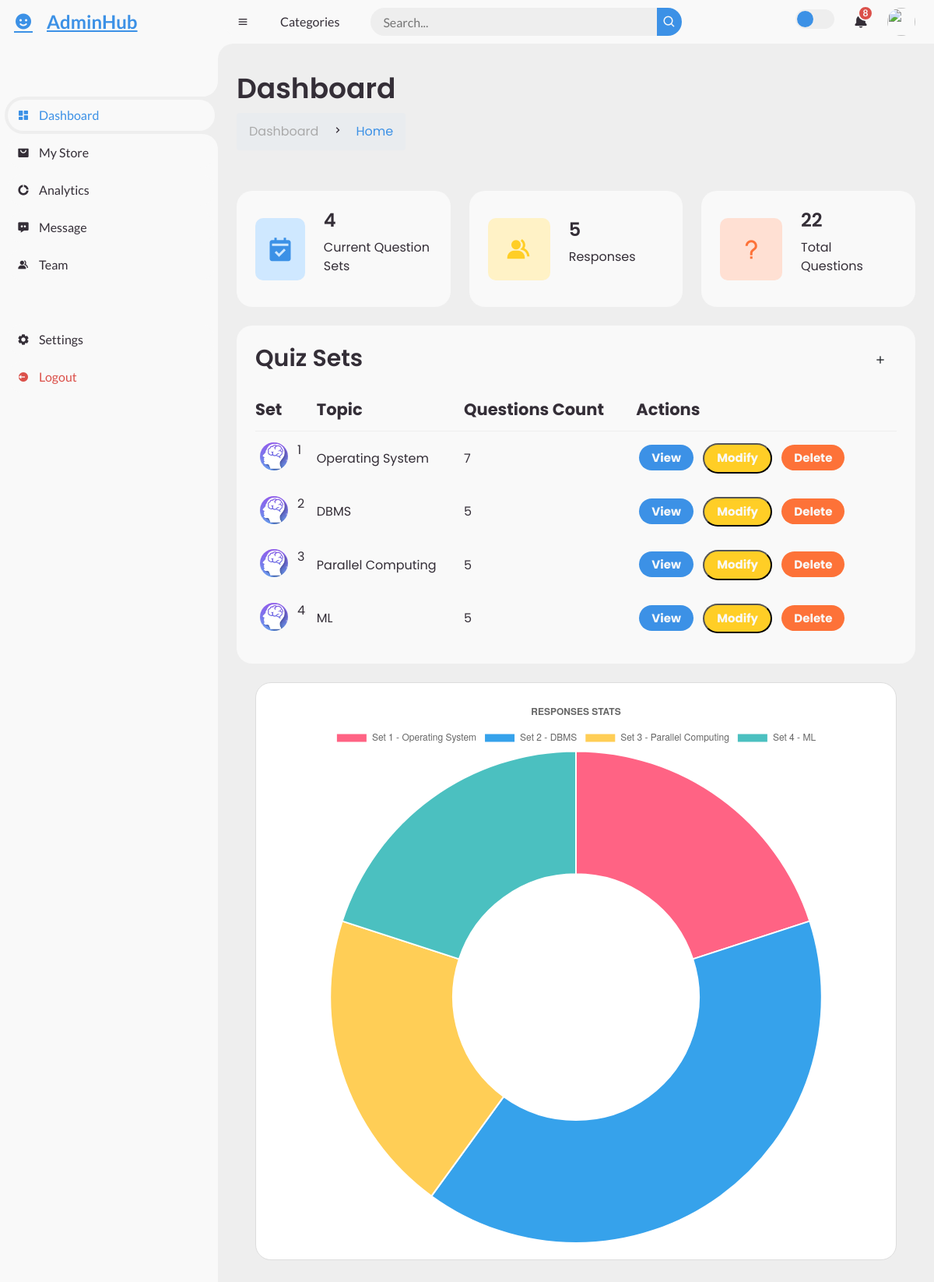
The app's page /, older data.
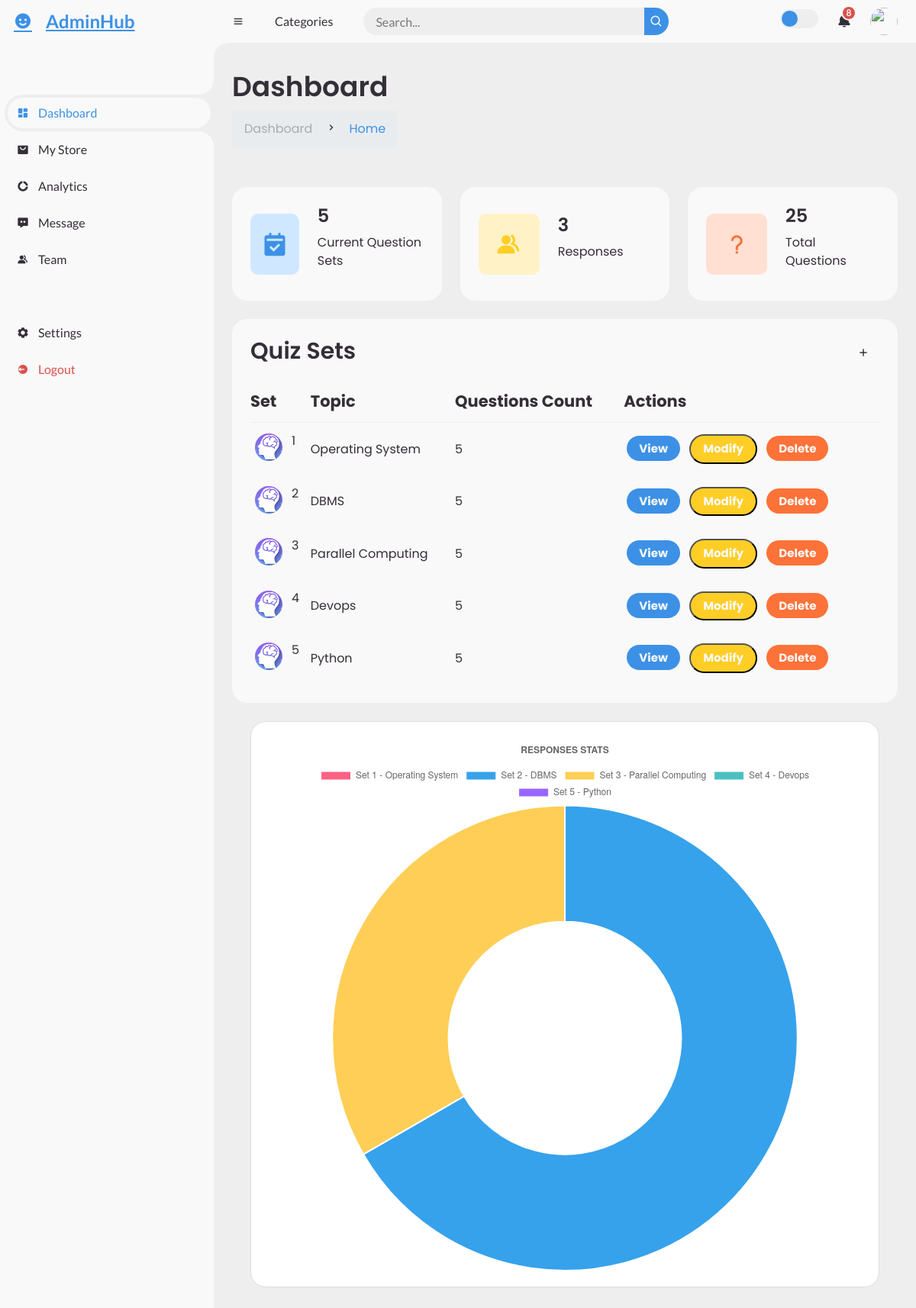
The same page, newer data.
### Discord_admin/models.py (models this page shows, shortened)
class quizsets(models.Model):
    set_number = models.IntegerField(primary_key=True, default=0)
    topic = models.CharField(max_length=50)
    answer_key = models.CharField(max_length=100, null=True)
    question_count = models.IntegerField(default=0)

### Discord_admin/views.py (the view)
# urls.py: path("", views.dashboard, name= 'dashboard'),
def dashboard(request):
    q = quizsets.objects.all()
    c = q.count()
    c1 = resposnes.objects.all().count()
    c2 = questions.objects.all().count()
    chart_context = chart_view()
    context = {"q":q, 'c':c, 'c1':c1,'c2':c2 }
    context.update(chart_context)
    return render(request, 'dashboard.html', context)

### Discord_admin/views.py (called while the page is built)
def chart_view():
    response_counts = (
        quizsets.objects.annotate(response_count=Count('responses'))
        .values('set_number', 'topic', 'response_count')
    )
    labels = []
    data = []
    for item in response_counts:
        labels.append(f"Set {item['set_number']} - {item['topic']}")
        data.append(item['response_count'])
    context = {
        'labels': labels,
        'data': data,
    }
    return context

### Discord_admin/templates/dashboard.html (shortened to what the changed rows need)
{% load static %}
<!DOCTYPE html>
<html lang="en">
<head>
	<link href='https://unpkg.com/boxicons@2.0.9/css/boxicons.min.css' rel='stylesheet'>
	<link href="https://stackpath.bootstrapcdn.com/bootstrap/4.5.2/css/bootstrap.min.css" rel="stylesheet">
</head>
</head>
<body>
	<section id="content">
		<main>
			<div class="head-title">
				<div class="left">
					<h1>Dashboard</h1>
				</div>
			</div>
			<ul class="box-info">
				<li>
					<span class="text">
						<h3>{{c}}</h3>
						<p>Current Question Sets</p>
					</span>
				</li>
				<li>
					<span class="text">
						<h3>{{c1}}</h3>
						<p>Responses</p>
					</span>
				</li>
				<li>
					<span class="text">
						<h3>{{c2}}</h3>
						<p>Total Questions</p>
					</span>
				</li>
			</ul>
			<div class="table-data">
				<div class="order">
					<table>
						<thead>
							<tr>
								<th>Set</th>
								<th>Topic</th>
								<th>Questions Count</th>
								<th>Actions</th>
							</tr>
						</thead>
						<tbody>
							{% for x in q %}
							<tr>
								<td>
									<img src="{% static '/images/1.png' %}" alt="">
									<p>{{ x.set_number }}</p>
								</td>
								<td>{{ x.topic }}</td>
								<td>{{ x.question_count }}</td>
								<td>
									<a href="{% url 'view' x.set_number %}" class="status completed">View</a>
									<button class="status process" data-toggle="modal" data-target="#q" >Modify</button>
									<a href="{% url 'delete_set' x.set_number %}" class="status pending" onclick="return confirm('Are you sure you want to delete this item?');">Delete</a>
								</td>
							</tr>
							{% endfor %}
						</tbody>
					</table>
				</div>
			</div>
			<div class="chart-container">
				<canvas id="myChart" width="100" height="700"></canvas>
			</div>
		</main>
	<script>
		const ctx = document.getElementById('myChart');
		const data = {
			labels: {{ labels|safe }},
			datasets: [
				{
					label: 'Number of Responses',
					data: {{ data|safe }},
					backgroundColor: ['#FF6384', '#36A2EB', '#FFCE56', '#4BC0C0', '#9966FF'],  // Optional: colors for each segment
				},
			]
		};
		const config = {
			type: 'doughnut',
			data: data,
			options: {
			  responsive: true,
			  maintainAspectRatio: false,
			  plugins: {
				legend: {
				  position: 'top',
				},
				title: {
				  display: true,
				  text: 'RESPONSES STATS'
				},
			  },
			},
		  };
		new Chart(ctx, config);
	</script>
</body>
</html>

Row changes from the older to the newer data that the page shows:
changed quizsets "Operating System": question_count "7" → "5"
changed quizsets id 4: topic "ML" → "Devops"
added quizsets: set_number "5", topic "Python", question_count "5"
Text that changed along with them:
{{ c }}: "4" → "5"
{{ c1 }}: "5" → "3"
{{ c2 }}: "22" → "25"
chart data {{ data|safe }}: [1, 2, 1, 1] → [0, 2, 1, 0, 0]
